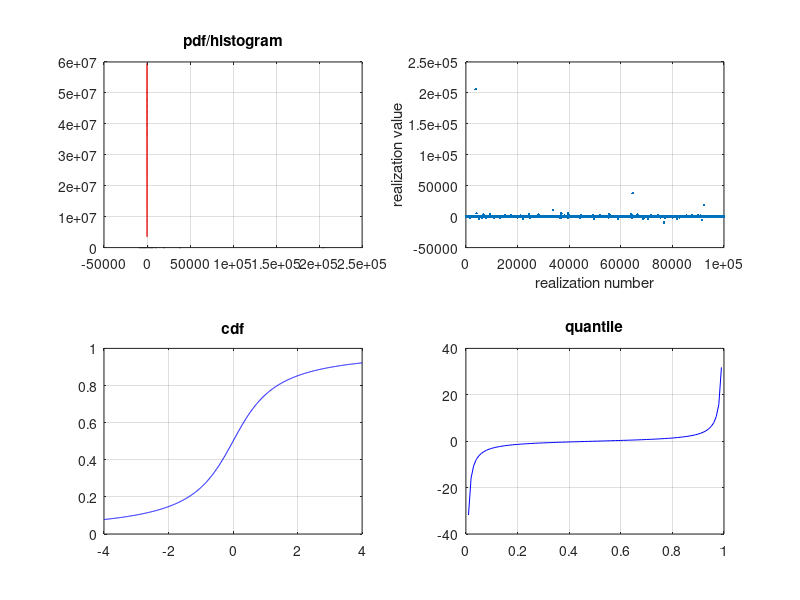

Reproduce this figure in MATLAB.
% this script familiarizes the user with some basic properties of the
% Student t distribution, see "Risk and Asset Allocation"-Springer (2005), by A. Meucci
% Section 1.3.4

 clear; clc; close all;
%%%%%%%%%%%%%%%%%%%%%%%%%%%%%%%%%%%%%%%%%%%%%%%%%%%%%%%%%%%%%%%%%%%%%%%%%%%%%%%%%%%%%%%%%%%%%%%%%%%%%%%%%%%%%%%%%%%%%%%%%%%%%%%%%%%%%%%%%%%%%%%%%%%%%%%%%%%%%%%%%%%%%%%%%%%%%%%%%%%%%%%%%%%%%%%%%%%%%%%%%%%%%%%%%%%%%%%%%%%%%%%%%%%%%%%%%%%%%%%%%%%%%%%%%%%%%%%%%%%%%%%%%%%%%%%%%%%%%%%%%%%%%%%%%%%%%%%%%%%%%%%%%%%%%%%%%%%%%%%%%%%%%%%%%%%%%%%%%%%%
% inputs
mu=0;
sigma_2=1;  
nu=1;  % 
NumSimulations=100000;

%%%%%%%%%%%%%%%%%%%%%%%%%%%%%%%%%%%%%%%%%%%%%%%%%%%%%%%%%%%%%%%%%%%%%%%%%%%%%%%%%%%%%%%%%%%%%%%%%%%%%%%%%%%%%%%%%%%%%%%%%%%%%%%%%%%%%%%%%%%%%%%%%%%%%%%%%%%%%%%%%%%%%%%%%%
% compute pdf and cdf using matlab functions
sigma=sqrt(sigma_2);
x=[mu-4*sigma : sigma/100 : mu+4*sigma]; % set range
pdf =1/sigma*tpdf((x-mu)/sigma,nu);
cdf =tcdf((x-mu)/sigma,nu);

% generate sample using matlab functions
X = mu+sigma*trnd(nu,NumSimulations,1);

% compute quantile using matlab functions
u=[.01 : .01 : .99]; % set range
quantile = mu+sigma*tinv(u,nu);

%%%%%%%%%%%%%%%%%%%%%%%%%%%%%%%%%%%%%%%%%%%%%%%%%%%%%%%%%%%%%%%%%%%%%%%%%%%%%%%%%%%%%%%%%%%%%%%%%%%%%%%%%%%%%%%%%%%%%%%
% plots
subplot(2,2,1)
NumBins=round(10*log(NumSimulations));
hist(X,NumBins)
[n,Ds]=hist(X,NumBins);
D=Ds(2)-Ds(1);
hold on
h=plot(x,pdf*NumSimulations*D,'r');
grid on
title('pdf/histogram')

subplot(2,2,2)
plot([1:NumSimulations],X,'.')
grid on
xlabel('realization number')
ylabel('realization value')

subplot(2,2,3)
h=plot(x,cdf,'b');
grid on
title('cdf')

subplot(2,2,4)
h=plot(u,quantile,'b');
grid on
title('quantile')
